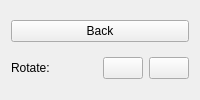
<?xml version="1.0" encoding="UTF-8"?>
<ui version="4.0">
    <class>RotateCommandWidget</class>
    <widget class="QWidget" name="RotateCommandWidget">
        <layout class="QVBoxLayout" name="mainLayout">
            <item>
                <widget class="QPushButton" name="returnBackBtn">
                    <property name="text">
                        <string>Back</string>
                    </property>
                </widget>
            </item>
            <item>
                <layout class="QHBoxLayout" name="contentLayout">
                    <item>
                        <widget class="QLabel" name="infoLabel">
                            <property name="text">
                                <string>Rotate:</string>
                            </property>
                        </widget>
                    </item>
                    <item>
                        <layout class="QHBoxLayout" name="rotateButtonsLayout">
                            <item>
                                <widget class="QPushButton" name="rotateLeftButton">
                                    <property name="text">
                                        <string/>
                                    </property>
                                    <property name="icon">
                                        <iconset resource="../../resources.qrc">
                                            <normaloff>:/images/rotateLeftIcon</normaloff>:/images/rotateLeftIcon
                                        </iconset>
                                    </property>
                                    <property name="iconSize">
                                        <size>
                                            <width>25</width>
                                            <height>25</height>
                                        </size>
                                    </property>
                                </widget>
                            </item>
                            <item>
                                <widget class="QPushButton" name="rotateRightButton">
                                    <property name="text">
                                        <string/>
                                    </property>
                                    <property name="icon">
                                        <iconset resource="../../resources.qrc">
                                            <normaloff>:/images/rotateRightIcon</normaloff>:/images/rotateRightIcon
                                        </iconset>
                                    </property>
                                    <property name="iconSize">
                                        <size>
                                            <width>25</width>
                                            <height>25</height>
                                        </size>
                                    </property>
                                </widget>
                            </item>
                        </layout>
                    </item>
                </layout>
            </item>
        </layout>
    </widget>
    <resources>
        <include location="../../resources.qrc"/>
    </resources>
    <connections/>
</ui>
